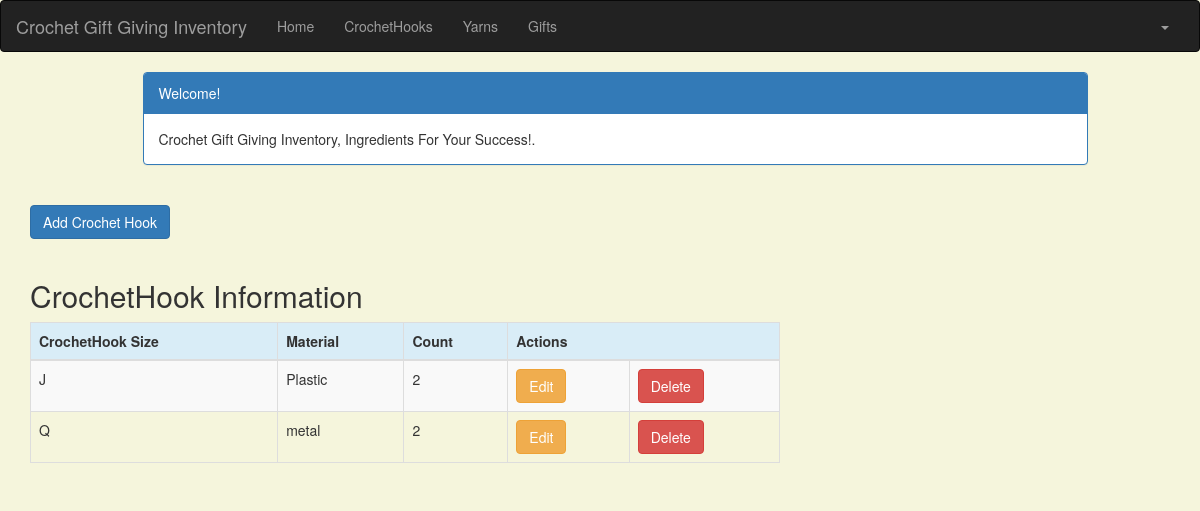
/crochethook_list (signed in), run on an earlier commit of the app's database.
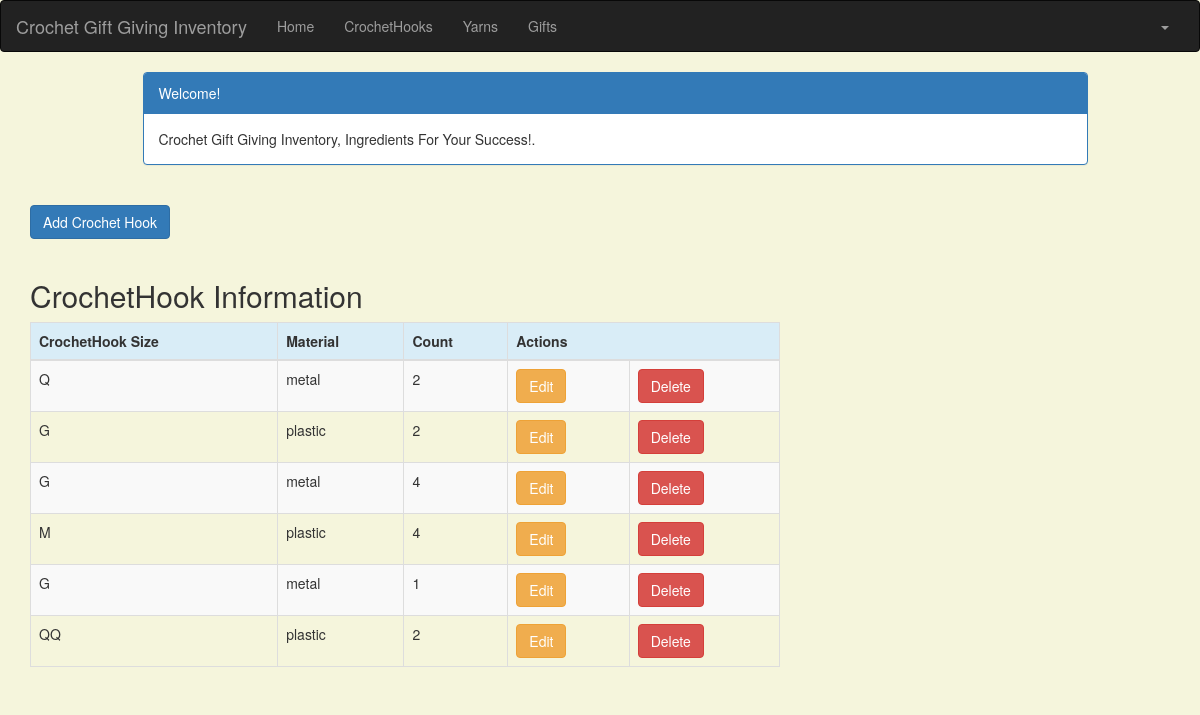
And on a later commit of the database.
### crm/models.py (models this page shows, shortened)
class CrochetHook(models.Model):
    crochethook_size = models.CharField(max_length=5)
    material = models.CharField(max_length=10)
    count = models.CharField(max_length=2)
    created_date = models.DateTimeField(default=timezone.now)
    updated_date = models.DateTimeField(auto_now_add=True)

### crm/views.py (the view)
# urls.py: path('crochethook_list', views.crochethook_list, name='crochethook_list'),
@login_required
def crochethook_list(request):
    crochethooks = CrochetHook.objects.filter(created_date__lte=timezone.now())
    return render(request, 'crm/crochethook_list.html',
                  {'crochethooks': crochethooks})

### crm/templates/crm/crochethook_list.html (shortened to what this page needs)
<!DOCTYPE html>
<html lang="en">
{% extends 'crm/base.html' %}
{% block content %}
    <html>
    <head>
<link rel="stylesheet" href="https://maxcdn.bootstrapcdn.com/bootstrap/3.3.4/css/bootstrap.min.css">
    </head>
    <body>
    <div class="container">
        <div class="row">
            <div class="col-md-10 col-md-offset-1">
                <div class="panel panel-primary">
                    <div class="panel-heading">Welcome!</div>
                    <div class="panel-body">
                        Crochet Gift Giving Inventory, Ingredients For Your Success!.
                    </div>
                </div>
            </div>
        </div>
        <div class="row">
            <a href="{% url 'crm:crochethook_new' %}" class="row"><span
                    class="btn btn-primary">Add Crochet Hook</span></a>
        </div>
    </div>
    <div class="row">
        <h2 style="padding-left: 15Px">CrochetHook Information</h2>
    </div>
    <div>
        <table class="table table-striped table-bordered table-hover">
            <thead>
            <tr class="bg-info">
                <th>CrochetHook Size</th>
                <th>Material</th>
                <th>Count</th>
                <th colspan="3">Actions</th>
            </tr>
            </thead>
            <tbody>
            {% for crochethook in crochethooks %}
             <tr>
                 <td>{{ crochethook.crochethook_size }}</td>
                 <td>{{ crochethook.material }}</td>
                 <td>{{ crochethook.count }}</td>
                 <td><a href="{% url 'crm:crochethook_edit' pk=crochethook.pk %}" class="btn btn-warning">Edit</a> </td>
                 <td><a href="{% url 'crm:crochethook_delete' pk=crochethook.pk %}"
                        onclick="return confirm('Are you sure you want to delete?')"
                        class="btn btn-danger">Delete</a>
                 </td>
            </tr>
            {% endfor %}
            </tbody>
        </table>
    </div>
    </body>
    </html>
{% endblock %}

### crm/templates/crm/base.html (shortened to what this page needs)
    {% load staticfiles %}
    <html lang="en">
    <head>
        <link rel="stylesheet" href="https://maxcdn.bootstrapcdn.com/bootstrap/3.3.7/css/bootstrap.min.css">
    </head>
    <body id="app-layout">
    <nav class="navbar navbar-inverse">
        <div class="container-fluid">
            <div class="navbar-header">
            <a class="navbar-brand" href="/">
               Crochet Gift Giving Inventory
            </a>
            </div>
            <div class="collapse navbar-collapse" id="myNavbar">
                <ul class="nav navbar-nav">
                    <li><a href="{% url 'crm:home' %}">Home</a></li>
                    <li><a href="{% url 'crm:crochethook_list' %}">CrochetHooks</a></li>
                    <li><a href="{% url 'crm:yarn_list' %}">Yarns</a></li>
                    <li><a href="{% url 'crm:gift_list' %}">Gifts</a></li>
                </ul>
                <ul class="nav navbar-nav navbar-right">
                    {% if user.is_authenticated %}
                        <li class="dropdown">
                            <a href="#" class="dropdown-toggle" data-toggle="dropdown" role="button" ariaexpanded="false">
                                  <span class="caret"></span>
                            </a>
                        </li>
                    {% else %}
                        <li><a href="{% url 'login' %}"><span class="glyphicon glyphicon-log-in"></span> Login</a></li>
                    {% endif %}
                </ul>
            </div>
         </div>
    </nav>
    <div class="content container">
      <div class="row">
        <div class="col-md-8">
          {% block content %}{% endblock %}
        </div>
      </div>
    </div>
    </body>
    </html>

### crm/templates/crm/base.html (style rules this page uses)
.navbar { margin-bottom: 0; border-radius: 0; }

### crm/templates/crm/crochethook_list.html (style rules this page uses)
body { background-color: beige; }

What changed in the data, as far as the page shows it:
removed CrochetHook: crochethook_size "J", material "Plastic", count "2"
added CrochetHook: crochethook_size "G", material "plastic", count "2"
added CrochetHook: crochethook_size "G", material "metal", count "4"
added CrochetHook: crochethook_size "M", material "plastic", count "4"
added CrochetHook: crochethook_size "G", material "metal", count "1"
added CrochetHook: crochethook_size "QQ", material "plastic", count "2"
